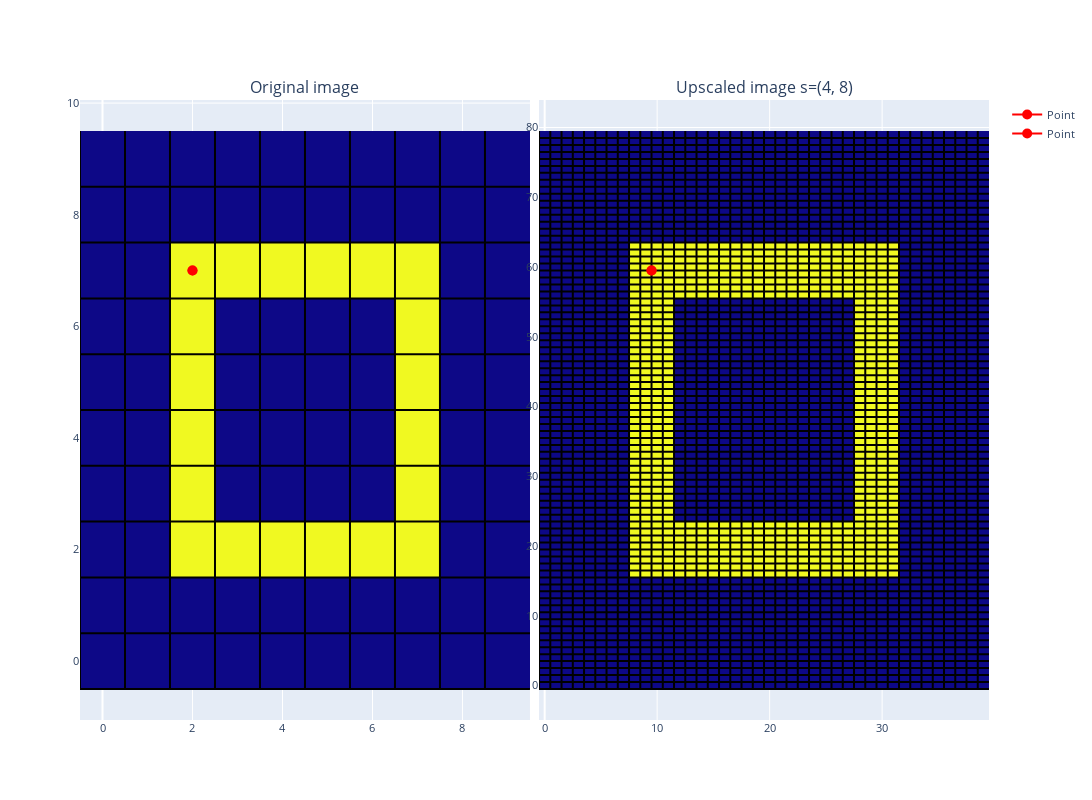

Notebook source saved alongside this figure:
### Code cell
original_image = Image.fromarray(test_image)

# Get the size of the original image
original_width, original_height = original_image.size
# Calculate the new size of the image after upscaling
new_width = original_width * scale_factor_x
new_height = original_height * scale_factor_y
# Resize the image using the new size
upscaled_image_box = np.array(original_image.resize((new_width, new_height), Image.Resampling.NEAREST))        

fig = make_subplots(rows=1, cols=2, 
                    horizontal_spacing=0.01, 
                    vertical_spacing=0.1,
                    subplot_titles=('Original image', f"Upscaled image s={scale_factor_x, scale_factor_y}"))
# Add images to plot
base_image_fig = px.imshow(test_image)
fig.add_trace(base_image_fig.data[0], 1, 1)
xs, ys = gridlines(test_image)
fig.add_trace(go.Scatter(x=xs, y=ys, marker=dict(color='black', size=1), name=f"Pixel edges", showlegend=False), row=1, col=1)

upscaled_image_fig = px.imshow(upscaled_image_box)
fig.add_trace(upscaled_image_fig.data[0], 1, 2)
xs, ys = gridlines(upscaled_image_box)
fig.add_trace(go.Scatter(x=xs, y=ys, marker=dict(color='black', size=1), name=f"Pixel edges", showlegend=False), row=1, col=2)


fig.add_trace(go.Scatter(x=[2,2], y=[7,7], marker=dict(color='red', size=10), name=f"Point"), row=1, col=1)
fig.add_trace(go.Scatter(x=[2*scale_factor_x+scale_factor_x/2-0.5,2*scale_factor_x+scale_factor_x/2-0.5], y=[7*scale_factor_y+scale_factor_y/2-0.5,7*scale_factor_y+scale_factor_y/2-0.5], marker=dict(color='red', size=10), name=f"Point"), row=1, col=2)

fig.update_layout(title_text=f"", title_x=0.5, width=1400, height=800, showlegend=True, font_size=11)
fig.update(layout_coloraxis_showscale=False)
fig.show()

### Figure 1 — Plotly figure (JSON) as saved in the notebook; plotly's stock layout.template omitted (floating-point values rounded to 4 significant figures; data arrays with more than 128 entries replaced by an {"elided": "..."} marker saying what was removed)
{"data": [{"coloraxis": "coloraxis", "hovertemplate": "x: %{x}<br>y: %{y}<br>color: %{z}<extra></extra>", "name": "0", "type": "heatmap", "xaxis": "x", "yaxis": "y", "z": [[0, 0, 0, 0, 0, 0, 0, 0, 0, 0], [0, 0, 0, 0, 0, 0, 0, 0, 0, 0], [0, 0, 1, 1, 1, 1, 1, 1, 0, 0], [0, 0, 1, 0, 0, 0, 0, 1, 0, 0], [0, 0, 1, 0, 0, 0, 0, 1, 0, 0], [0, 0, 1, 0, 0, 0, 0, 1, 0, 0], [0, 0, 1, 0, 0, 0, 0, 1, 0, 0], [0, 0, 1, 1, 1, 1, 1, 1, 0, 0], [0, 0, 0, 0, 0, 0, 0, 0, 0, 0], [0, 0, 0, 0, 0, 0, 0, 0, 0, 0]]}, {"marker": {"color": "black", "size": 1}, "name": "Pixel edges", "showlegend": false, "type": "scatter", "x": [-0.5, -0.5, null, 0.5, 0.5, null, 1.5, 1.5, null, 2.5, 2.5, null, 3.5, 3.5, null, 4.5, 4.5, null, 5.5, 5.5, null, 6.5, 6.5, null, 7.5, 7.5, null, 8.5, 8.5, null, -0.5, 9.5, null, -0.5, 9.5, null, -0.5, 9.5, null, -0.5, 9.5, null, -0.5, 9.5, null, -0.5, 9.5, null, -0.5, 9.5, null, -0.5, 9.5, null, -0.5, 9.5, null, -0.5, 9.5, null], "xaxis": "x", "y": [-0.5, 9.5, null, -0.5, 9.5, null, -0.5, 9.5, null, -0.5, 9.5, null, -0.5, 9.5, null, -0.5, 9.5, null, -0.5, 9.5, null, -0.5, 9.5, null, -0.5, 9.5, null, -0.5, 9.5, null, -0.5, -0.5, null, 0.5, 0.5, null, 1.5, 1.5, null, 2.5, 2.5, null, 3.5, 3.5, null, 4.5, 4.5, null, 5.5, 5.5, null, 6.5, 6.5, null, 7.5, 7.5, null, 8.5, 8.5, null], "yaxis": "y"}, {"coloraxis": "coloraxis", "hovertemplate": "x: %{x}<br>y: %{y}<br>color: %{z}<extra></extra>", "name": "0", "type": "heatmap", "xaxis": "x2", "yaxis": "y2", "z": {"elided": "80x40 int values"}}, {"marker": {"color": "black", "size": 1}, "name": "Pixel edges", "showlegend": false, "type": "scatter", "x": {"elided": "360 float values"}, "xaxis": "x2", "y": {"elided": "360 float values"}, "yaxis": "y2"}, {"marker": {"color": "red", "size": 10}, "name": "Point", "type": "scatter", "x": [2, 2], "xaxis": "x", "y": [7, 7], "yaxis": "y"}, {"marker": {"color": "red", "size": 10}, "name": "Point", "type": "scatter", "x": [9.5, 9.5], "xaxis": "x2", "y": [59.5, 59.5], "yaxis": "y2"}], "layout": {"annotations": [{"font": {"size": 16}, "showarrow": false, "text": "Original image", "x": 0.2475, "xanchor": "center", "xref": "paper", "y": 1, "yanchor": "bottom", "yref": "paper"}, {"font": {"size": 16}, "showarrow": false, "text": "Upscaled image s=(4, 8)", "x": 0.7525, "xanchor": "center", "xref": "paper", "y": 1, "yanchor": "bottom", "yref": "paper"}], "coloraxis": {"showscale": false}, "font": {"size": 11}, "height": 800, "showlegend": true, "title": {"text": "", "x": 0.5}, "width": 1400, "xaxis": {"anchor": "y", "domain": [0, 0.495]}, "xaxis2": {"anchor": "y2", "domain": [0.505, 1]}, "yaxis": {"anchor": "x", "domain": [0, 1]}, "yaxis2": {"anchor": "x2", "domain": [0, 1]}}}
